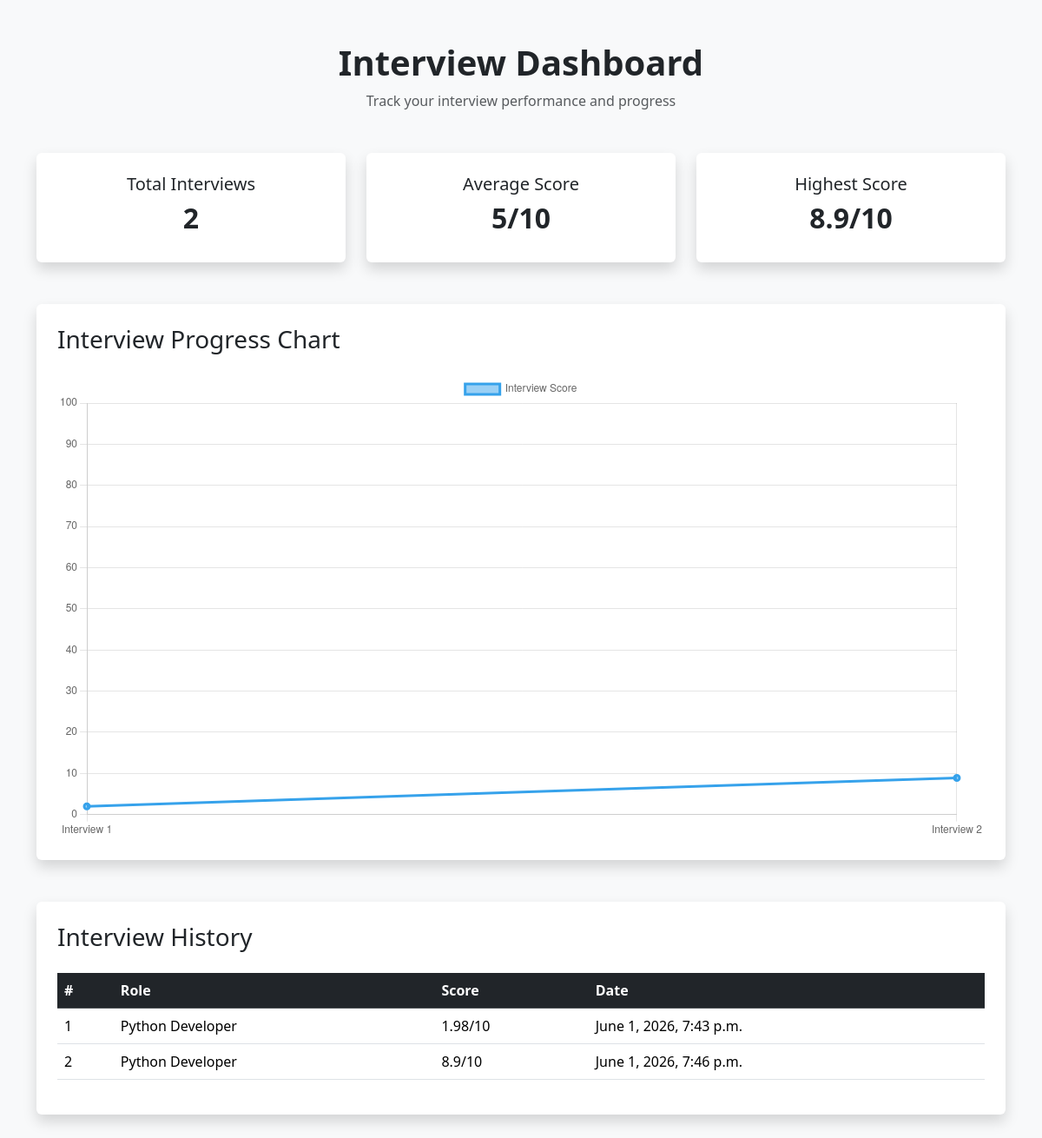
Before: /dashboard/ (signed in) with the older database file.
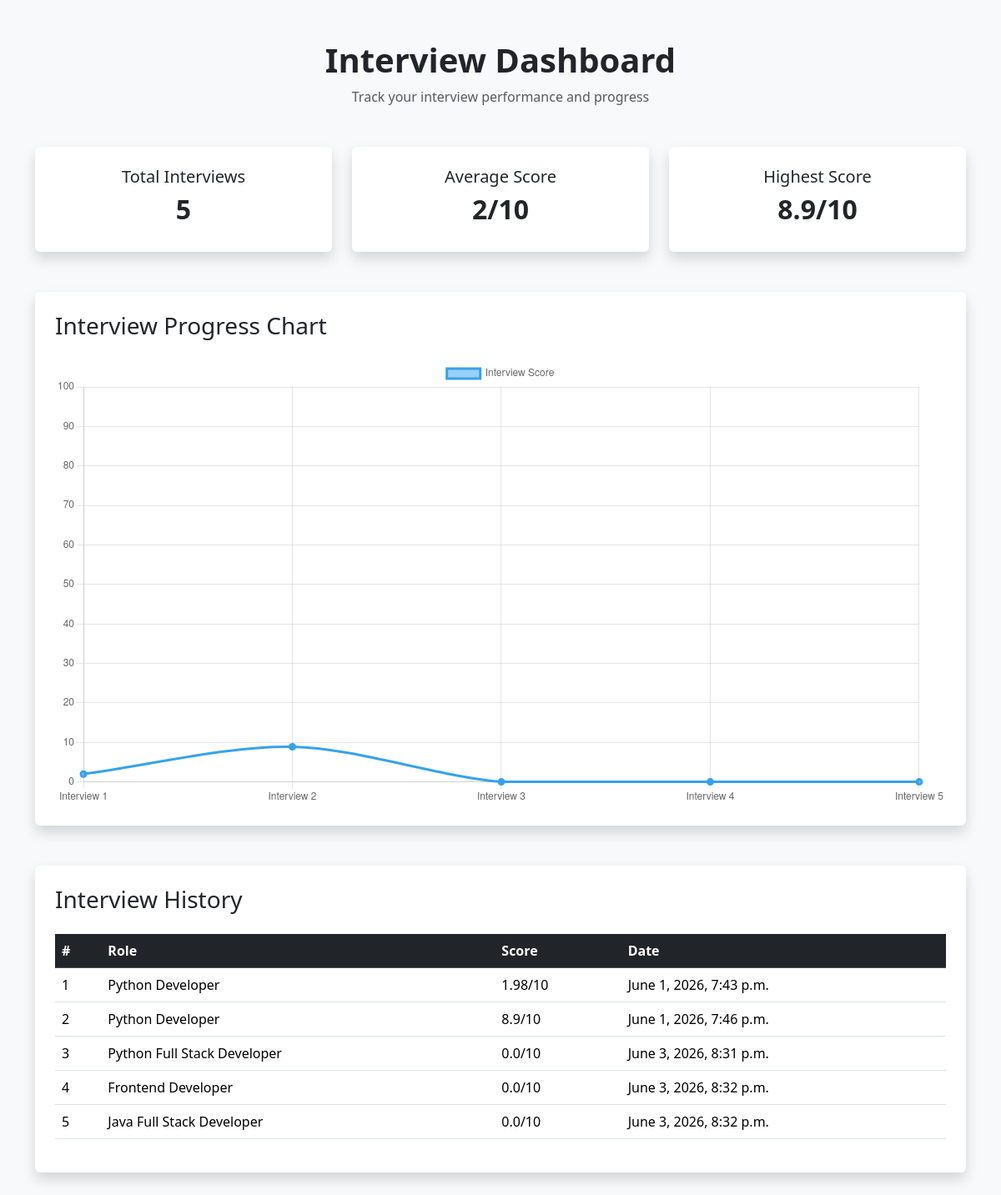
After: the same page with the newer database file.
### core/models.py (models this page shows)
class InterviewResult(models.Model):
    user = models.ForeignKey(User, on_delete=models.CASCADE)
    role = models.CharField(max_length=100, blank=True)
    question = models.TextField()
    answer = models.TextField()
    score = models.FloatField()
    feedback = models.TextField(blank=True)
    created_at = models.DateTimeField(auto_now_add=True)

### core/views.py (the view)
# urls.py: path('dashboard/', views.dashboard, name='dashboard'),
@login_required
def dashboard(request):
    results = InterviewResult.objects.filter(
        user=request.user).order_by('created_at')
    total_score = 0
    highest_score = 0
    for result in results:
        total_score += result.score
        if result.score > highest_score:
            highest_score = result.score
    return render(request, 'dashboard.html', {
        'results': results,
        'total_score': total_score,
        'highest_score': highest_score
    })

### templates/dashboard.html (shortened to what this page needs)
<!DOCTYPE html>
<html lang="en">
<head>
    <link href="https://cdn.jsdelivr.net/npm/bootstrap@5.3.3/dist/css/bootstrap.min.css" rel="stylesheet">
</head>
<body class="bg-light">
    <div class="container py-5">
        <div class="text-center mb-5">
            <h1 class="fw-bold">
                Interview Dashboard
            </h1>
            <p class="text-muted">
                Track your interview performance and progress
            </p>
        </div>
        <div class="row g-4 mb-5">
            <div class="col-md-4">
                <div class="card shadow border-0 p-4 text-center">
                    <h5>Total Interviews</h5>
                    <h2 class="fw-bold">
                        {{ results|length }}
                    </h2>
                </div>
            </div>
            <div class="col-md-4">
                <div class="card shadow border-0 p-4 text-center">
                    <h5>Average Score</h5>
                    <h2 class="fw-bold">
                        {% if results %}
                            {% widthratio total_score results|length 1 %}/10
                        {% else %}
                            0/10
                        {% endif %}
                    </h2>
                </div>
            </div>
            <div class="col-md-4">
                <div class="card shadow border-0 p-4 text-center">
                    <h5>Highest Score</h5>
                    <h2 class="fw-bold">
                        {{ highest_score }}/10
                    </h2>
                </div>
            </div>
        </div>
        <div class="card shadow border-0 p-4 mb-5">
            <h3 class="mb-4">
                Interview Progress Chart
            </h3>
            <canvas id="progressChart"></canvas>
        </div>
        <div class="card shadow border-0 p-4">
            <h3 class="mb-4">
                Interview History
            </h3>
            <div class="table-responsive">
                <table class="table table-hover">
                    <thead class="table-dark">
                        <tr>
                            <th>#</th>
                            <th>Role</th>
                            <th>Score</th>
                            <th>Date</th>
                        </tr>
                    </thead>
                    <tbody>
                        {% for result in results %}
                        <tr>
                            <td>{{ forloop.counter }}</td>
                            <td>{{ result.role }}</td>
                            <td>{{ result.score }}/10</td>
                            <td>{{ result.created_at }}</td>
                        </tr>
                        {% endfor %}
                    </tbody>
                </table>
            </div>
        </div>
    </div>
    <script>
        const ctx = document.getElementById('progressChart');
        new Chart(ctx, {
            type: 'line',
            data: {
                labels: [
                    {% for result in results %}
                        'Interview {{ forloop.counter }}',
                    {% endfor %}
                ],
                datasets: [{
                    label: 'Interview Score',
                    data: [
                        {% for result in results %}
                            {{ result.score }},
                        {% endfor %}
                    ],
                    borderWidth: 3,
                    tension: 0.3
                }]
            },
            options: {
                responsive: true,
                plugins: {
                    legend: {
                        display: true
                    }
                },
                scales: {
                    y: {
                        beginAtZero: true,
                        max: 100
                    }
                }
            }
        });
    </script>
</body>
</html>

Changed rows visible on the page:
added InterviewResult: role "Python Full Stack Developer", score "0.0", created_at "June 3, 2026, 8:31 p.m."
added InterviewResult: role "Frontend Developer", score "0.0", created_at "June 3, 2026, 8:32 p.m."
added InterviewResult: role "Java Full Stack Developer", score "0.0", created_at "June 3, 2026, 8:32 p.m."
Other visible differences:
{{ results|length }}: "2" → "5"
chart data {{ forloop.counter }}: 1, 2 → 1, 2, 3, 4, 5
chart data {{ result.score }}: 1.98, 8.9 → 1.98, 8.9, 0.0, 0.0, 0.0
text no longer shown: "5"
text now shown: "2"
